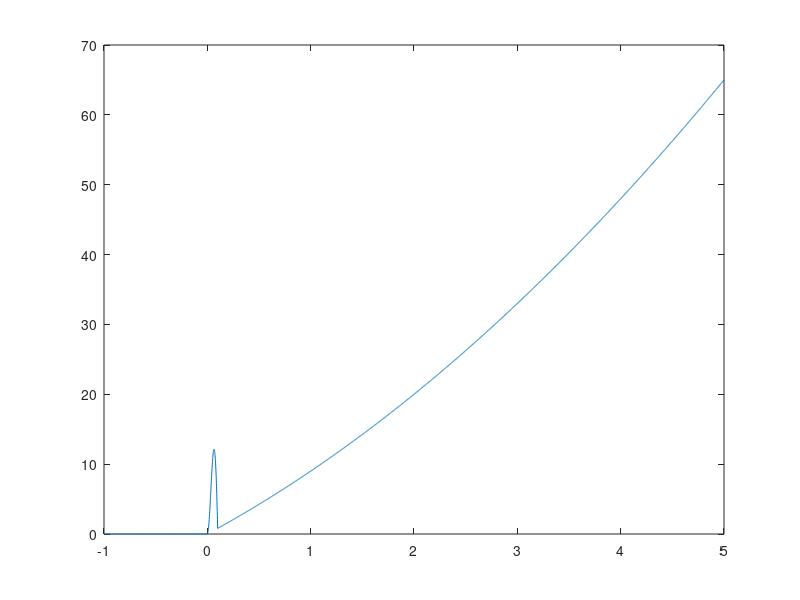
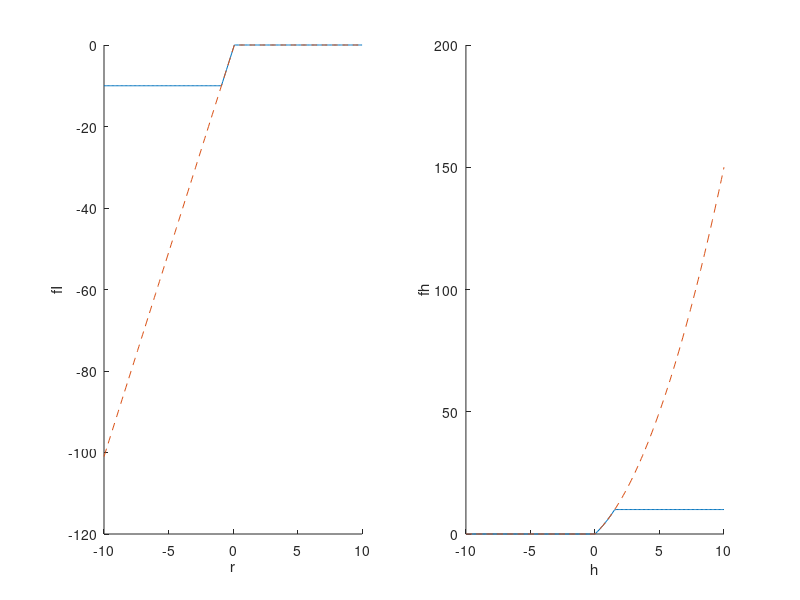

Here is the MATLAB script that generated these plots, in order:
clear all;
pw = 0.1;
l = 16;
fh = @(h)(1*h.^2+l*h/2).*(h>0)+200*(h.*sin(h*pi/pw)).*(h<pw).*(h>0);
h = [-1:0.001:5];
f = fh(h);
plot(h,f);
%%
thr = 10;
rd = 0.1;
fI = @(r)max(min(10*(r-rd).*(r-rd<0),thr),-thr);
pw = rd;
l = 10;
fh = @(h)max(min((1*h.^2+l*h/2).*(h>0)+80*(h.*sin(h*pi/pw)).*(h<pw).*(h>0),thr),-thr);
% without Threshold
rd = 0.1;
fIn = @(r)10*(r-rd).*(r-rd<0);
pw = rd;
l = 10;
fhn = @(h)(1*h.^2+l*h/2).*(h>0)+80*(h.*sin(h*pi/pw)).*(h<pw).*(h>0);
x = [-10:0.1:10];
close all; figure();
subplot(1,2,1); hold on; plot(x,fI(x)); plot(x,fIn(x),'--'); xlabel('r'); ylabel('fI');
subplot(1,2,2); hold on; plot(x,fh(x)); plot(x,fhn(x),'--'); xlabel('h'); ylabel('fh');